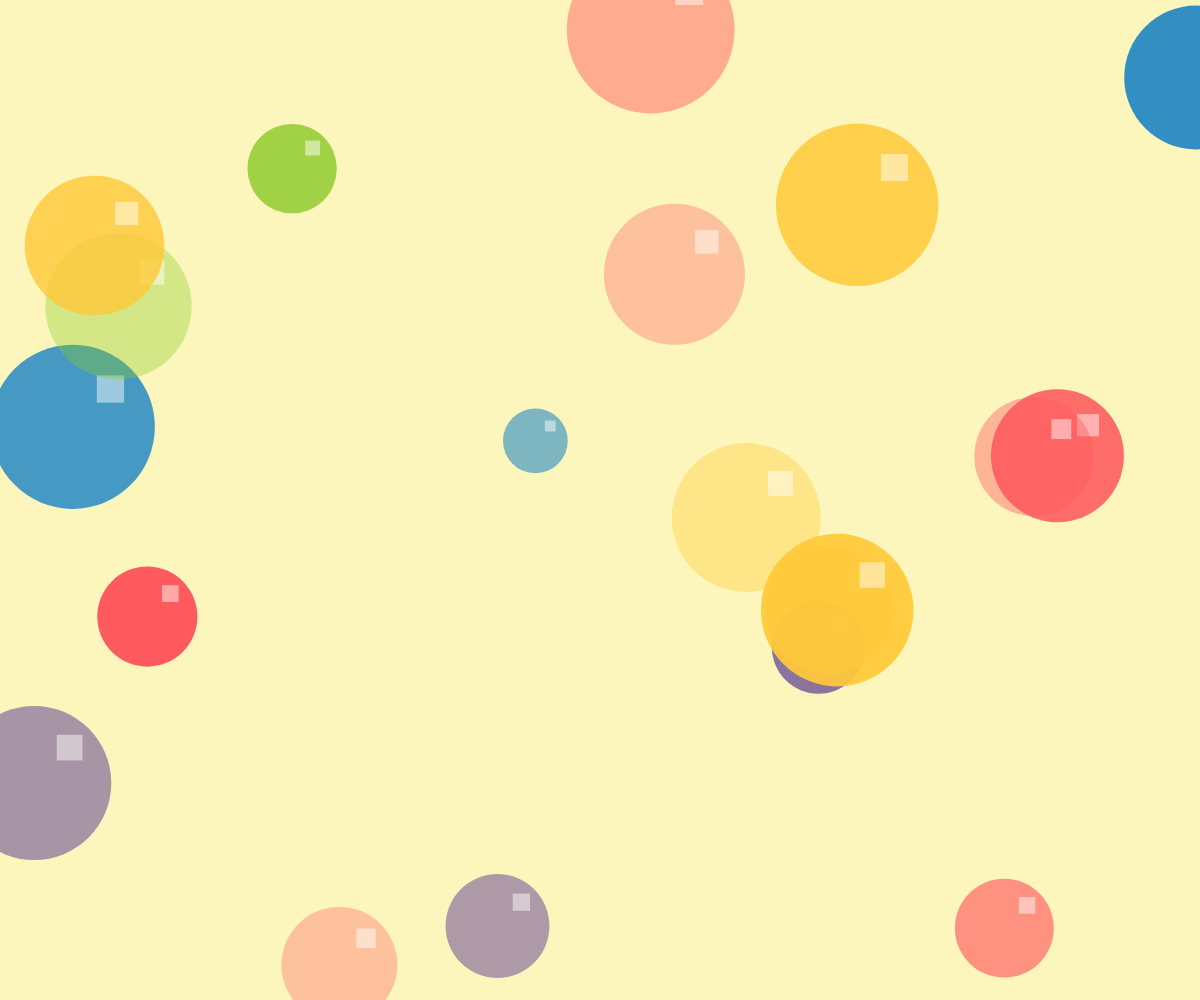
Frame 1 (no input)
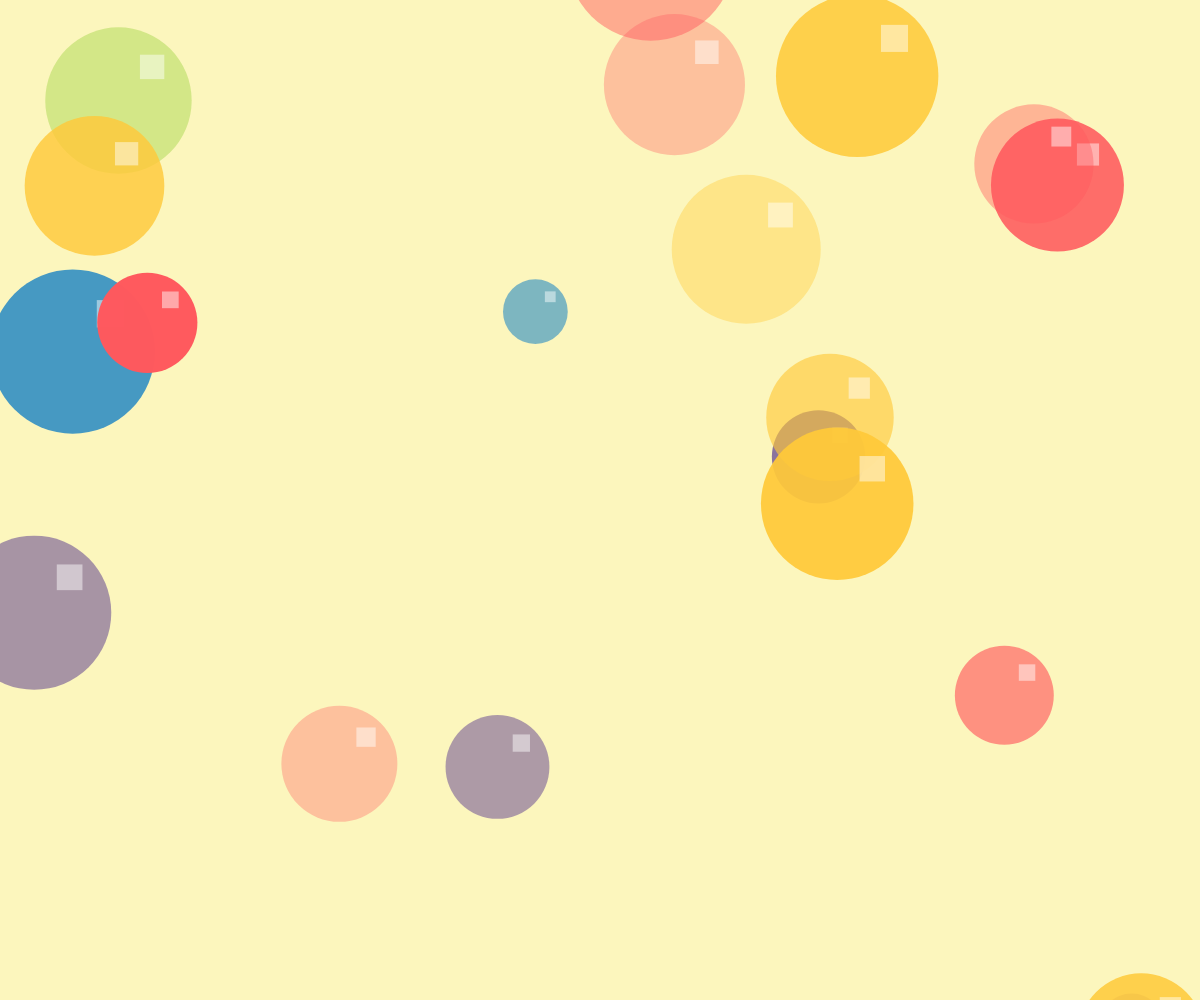
Frame 60 (no input)
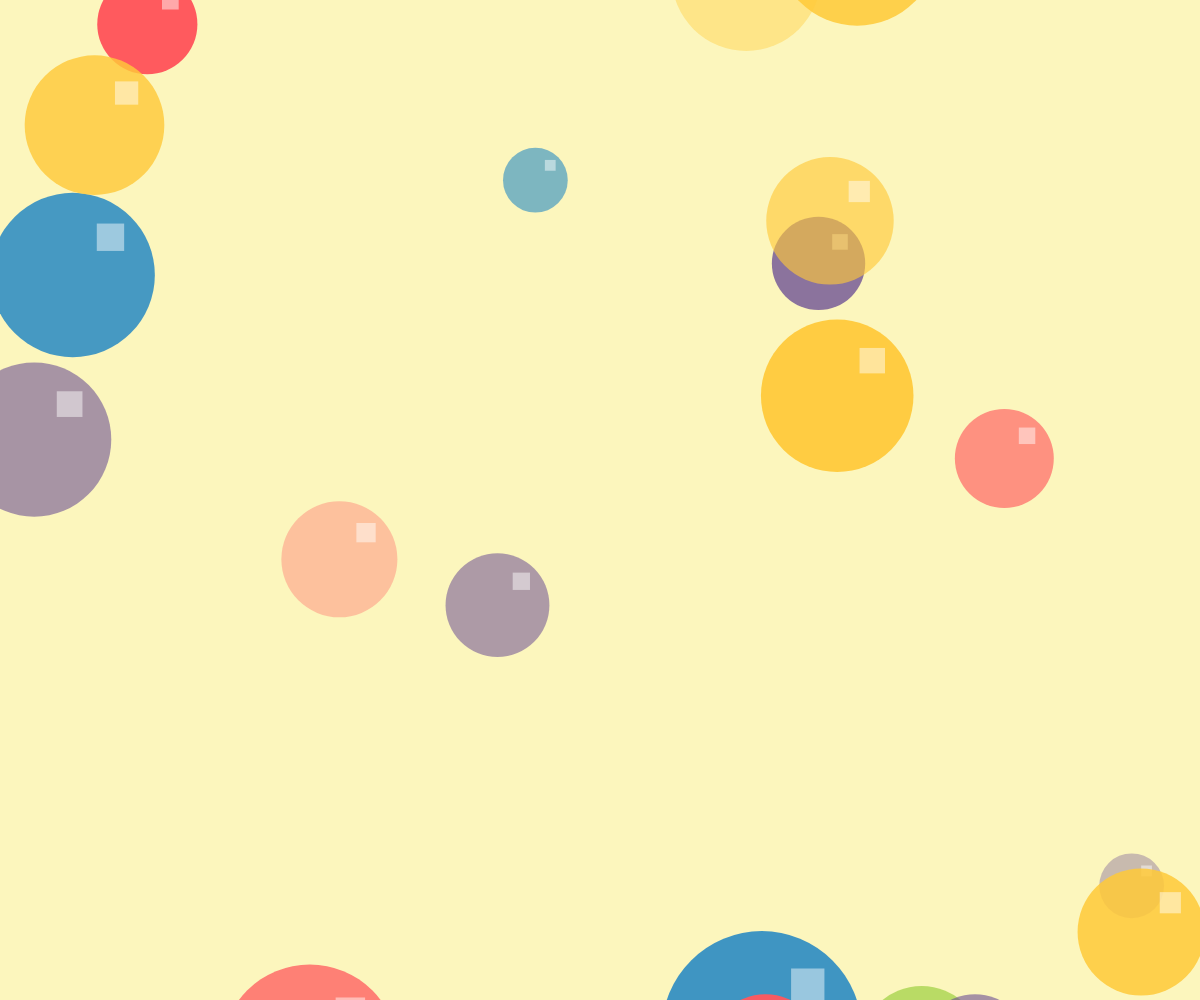
Frame 120 (the mouse pressed at the canvas centre since frame 60)

The p5.js sketch that drew these frames (run headless with seeded random() and noise() and a simulated clock; from frame 60 on, the mouse is pressed at the canvas centre):

// p5.js sketch
// ── sketch.js
// --- 圓的設定 ---
let circles = [];
const COLORS = ['#ff595e', '#ffca3a', '#8ac926', '#1982c4', '#6a4c93'];
const NUM_CIRCLES = 20;

function setup() {
  createCanvas(windowWidth, windowHeight);
  // 初始化圓
  circles = [];
  for (let i = 0; i < NUM_CIRCLES; i++) {
    circles.push({
      x: random(width),
      y: random(height),
      r: random(50, 200),
      color: color(random(COLORS)),
      alpha: random(80, 255),
      speed: random(1, 5)
    });
  }
}

function draw() {
  background('#fcf6bd');
  noStroke();
  for (let c of circles) {
    c.y -= c.speed;
    if (c.y + c.r / 2 < 0) { // 如果圓完全移出畫面頂端
      c.y = height + c.r / 2;  // 從底部重新出現
      c.x = random(width);
      c.r = random(50, 200);
      c.color = color(random(COLORS));
      c.alpha = random(80, 255);
      c.speed = random(1, 5);
    }
    c.color.setAlpha(c.alpha); // 設定透明度
    fill(c.color); // 使用設定的顏色
    circle(c.x, c.y, c.r); // 畫圓

    // 在圓的右上方1/4圓的中間產生方形
    let squareSize = c.r / 6;
    // 右上1/4圓的中間點：圓心往右上45度方向移動 r/2 * sqrt(2)/2
    let angle = -PI / 4; // 右上45度
    let distance = c.r / 2 * 0.65; // 1/4圓的中間，距離圓心 r/2 * 0.5
    let squareCenterX = c.x + cos(angle) * distance;
    let squareCenterY = c.y + sin(angle) * distance;
    fill(255, 255, 255, 120); // 白色透明
    noStroke();
    rectMode(CENTER);
    rect(squareCenterX, squareCenterY, squareSize, squareSize);
  }
}

function windowResized() {
  resizeCanvas(windowWidth, windowHeight);
  // 重新分布圓的位置
  for (let c of circles) {
    c.x = random(width);
    c.y = random(height);
  }
}
